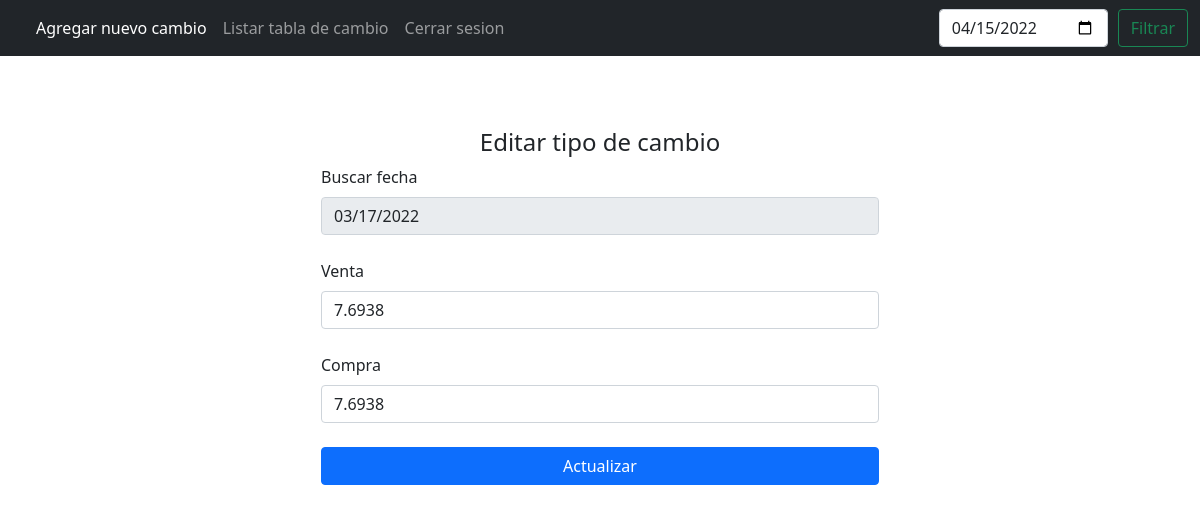
Screenshot of /home/editar/6/ (signed in) with the database file from the repository.
### apps/home/models.py (models this page shows, shortened)
class ExchangeRate(models.Model):
    date = models.DateField("Fecha", auto_now=False, auto_now_add=False,null=False,unique=True)
    sale_price = models.FloatField(null=False)
    purchase_price = models.FloatField(null=False)
    class Meta:
        verbose_name = 'ExchangeRate'
        verbose_name_plural = 'ExchangeRates'

### apps/home/views.py (the view)
# urls.py: path('editar/<pk>/',views.ExchangeReateUpdateView.as_view(), name='home-edit'),
class ExchangeReateUpdateView(LoginRequiredMixin,UpdateView):
    model = ExchangeRate
    template_name = "Home/editExchange.html"
    form_class = forms.ExchangeRateForm
    success_url = '.'

### apps/home/forms.py (shortened to what this page needs)
class ExchangeRateForm(forms.ModelForm):
    class Meta:
        model = ExchangeRate
        fields = '__all__'
        exclude = ('date',)
        widgets ={
            'sale_price': forms.TextInput(attrs={
                'class': 'form-control',
                'type': 'text',
                }
            ),
            'purchase_price': forms.TextInput(attrs={
                'class': 'form-control',
                'type':'text',
            }),
            'date': forms.DateInput(
                attrs={
                    'class': 'form-control',
                    'type':'date'
                }
            )
        }

### templates/Home/editExchange.html (shortened to what this page needs)
{% extends 'Home/base.html' %}
{% block content %}
    <form style="width: 50%; margin:auto" method="POST" id="form-exchange">
        <br>
        <br><br>
        <h4 style="text-align:center">Editar tipo de cambio</h4>
        <div class="form-group">
            <label class="form-label" for="id_username">Buscar fecha</label>
            <input type="date" disabled class="form-control" value="{{object.date|date:'Y-m-d'}}" >
        </div>
        <br>
        <div class="form-group">
            <label class="form-label" for="id_password">Venta</label>
            {{ form.sale_price }}
        </div>
        <br>
        <div class="form-group">
            <label class="form-label" for="id_password">Compra</label>
            {{ form.purchase_price }}
        </div>
        <br>
        <div class="d-grid gap-1">
            <button class="btn btn-primary" type="submit">Actualizar</button>
            </div>
    </form>
{% endblock content %}

### rows the page displays
ExchangeRate: date "03/17/2022", sale_price "7.6938", purchase_price "7.6938"
